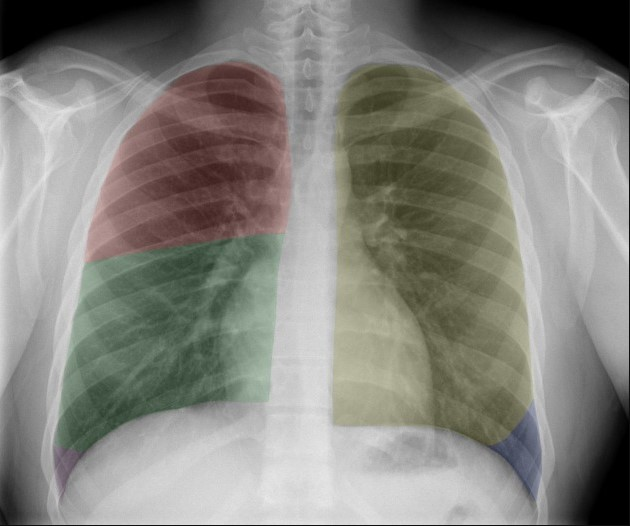
#> input picture BSCOMPUTER ENGINEERING/4th YEAR OF COMPUTER ENGINEERING/7th SEMESTER/DIGITAL IMAGE PROCESSING/PROJECTS OF DIGITAL IMAGE PROCESSING/PROJECT PROGRAMS/PROJECT PYTHON CODE/LUNGSEGMENTATIONCHESTX-RAYS.jpg, 630 x 526 px
$ python LUNGSEGMENTATIONCHESTX-RAYS.PY
#> lines starting #> are read from the running program, lines starting #| are printed output that depends on the picture
import cv2
import numpy as np
import matplotlib.pyplot as plt
from skimage import exposure
from scipy import ndimage
def preprocess_image(image):
    """Convert image to grayscale and float32 format"""
    if len(image.shape) == 3:
        image = cv2.cvtColor(image, cv2.COLOR_BGR2GRAY)
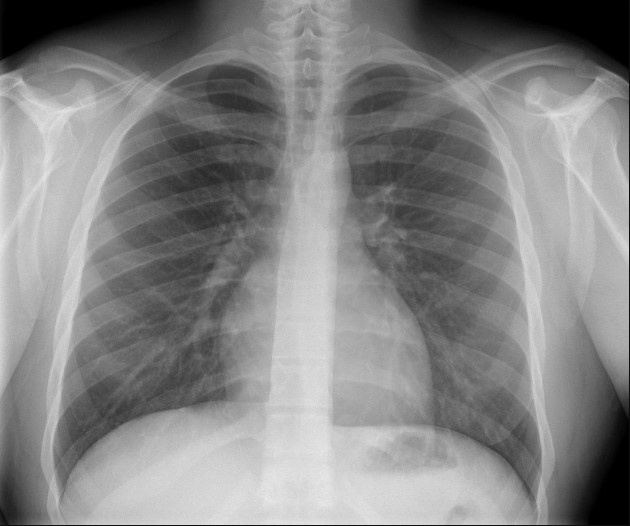
#> image: shape (526, 630); min 0, max 233, mean 132.3
    return np.float32(image)
def remove_noise(image, kernel_size=5):
    """Apply noise removal techniques"""
#> called with kernel_size = 5
    denoised = cv2.GaussianBlur(image, (kernel_size, kernel_size), 0)
    denoised = cv2.medianBlur(denoised.astype(np.uint8), kernel_size)
    return np.float32(denoised)
def enhance_contrast(image):
    """Apply CLAHE enhancement"""
    clahe = cv2.createCLAHE(clipLimit=2.0, tileGridSize=(8,8))
    clahe_eq = clahe.apply(image.astype(np.uint8))
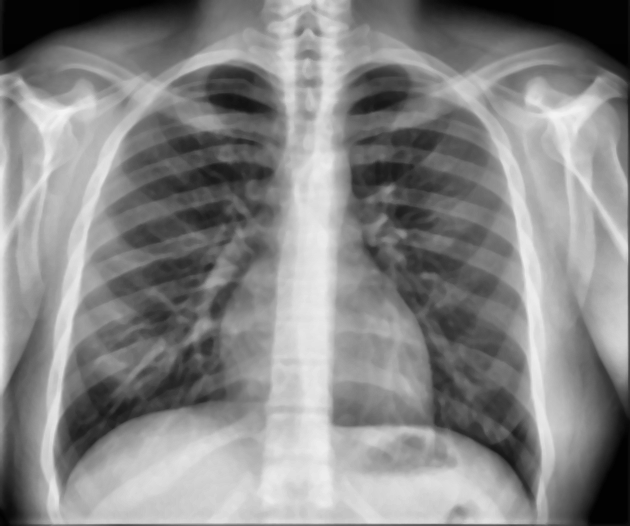
#> clahe_eq: shape (526, 630); min 1, max 244, mean 133.9
    return np.float32(clahe_eq)
def normalize_image(image):
    """Normalize image to 0-1 range"""
    normalized = cv2.normalize(image, None, 0, 255, cv2.NORM_MINMAX)
    return normalized
def detect_edges(image):
    """Apply Canny edge detection"""
    edges = cv2.Canny(image.astype(np.uint8), 50, 150)
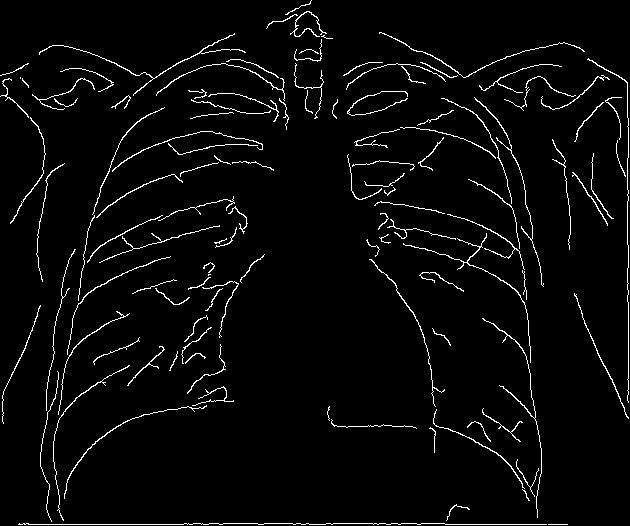
#> edges: shape (526, 630); 3.4% white in thin lines or dots
    return edges
def apply_morphological_operations(image):
    """Apply morphological operations"""
    kernel = np.ones((5,5), np.uint8)
    dilated = cv2.dilate(image.astype(np.uint8), kernel, iterations=1)
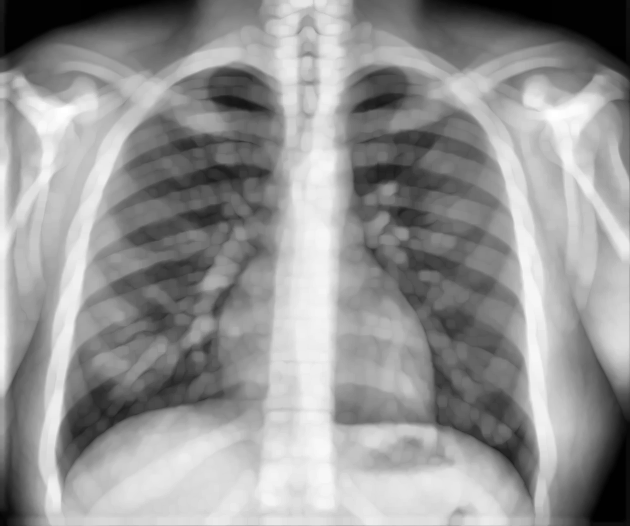
#> dilated: shape (526, 630); min 0, max 255, mean 148.3
    eroded = cv2.erode(image.astype(np.uint8), kernel, iterations=1)
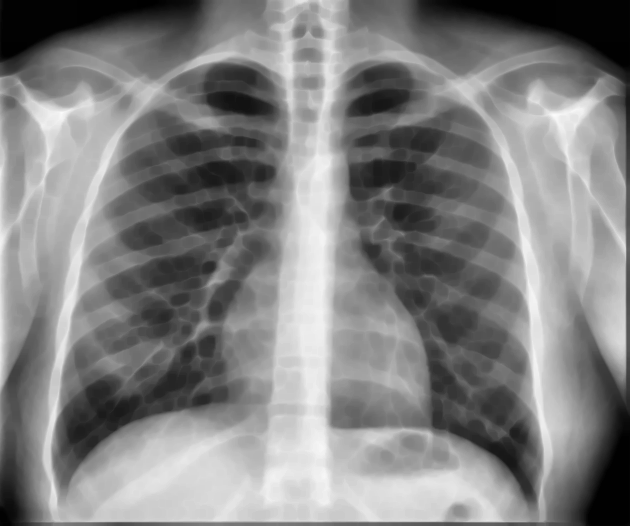
#> eroded: shape (526, 630); min 0, max 251, mean 129.6
    return dilated, eroded
def process_and_display_xray(image_path):
    # Read image
    image = cv2.imread(image_path)
    if image is None:
        raise ValueError("Could not read the image")
    # Process image
    preprocessed = preprocess_image(image)
    denoised = remove_noise(preprocessed)
    enhanced = enhance_contrast(denoised)
    normalized = normalize_image(enhanced)
    edges = detect_edges(normalized)
    dilated, eroded = apply_morphological_operations(normalized)
    # Create figure for visualization
    plt.figure(figsize=(20, 10))
    # Original
    plt.subplot(231)
    plt.imshow(preprocessed, cmap='gray')
    plt.title('Original Grayscale')
    plt.axis('off')
    # Denoised
    plt.subplot(232)
    plt.imshow(denoised, cmap='gray')
    plt.title('Denoised')
    plt.axis('off')
    # Enhanced
    plt.subplot(233)
    plt.imshow(enhanced, cmap='gray')
    plt.title('CLAHE Enhanced')
    plt.axis('off')
    # Normalized
    plt.subplot(234)
    plt.imshow(normalized, cmap='gray')
    plt.title('Normalized')
    plt.axis('off')
    # Edges
    plt.subplot(235)
    plt.imshow(edges, cmap='gray')
    plt.title('Canny Edges')
    plt.axis('off')
    # Morphological
    plt.subplot(236)
    plt.imshow(dilated, cmap='gray')
    plt.title('Dilated')
    plt.axis('off')
    plt.tight_layout()
    plt.show()
    return {
        'preprocessed': preprocessed,
        'denoised': denoised,
        'enhanced': enhanced,
        'normalized': normalized,
        'edges': edges,
        'dilated': dilated,
        'eroded': eroded
    }
# Run the processing
try:
    # Save the current image as a temporary file
    cv2.imwrite('temp_xray.jpg', cv2.imread('LUNGSEGMENTATIONCHESTX-RAYS.jpg'))
    # Process the image
    results = process_and_display_xray('temp_xray.jpg')
#> results = 7 items
    print("Processing completed successfully!")
except Exception as e:
    print(f"An error occurred: {str(e)}")
